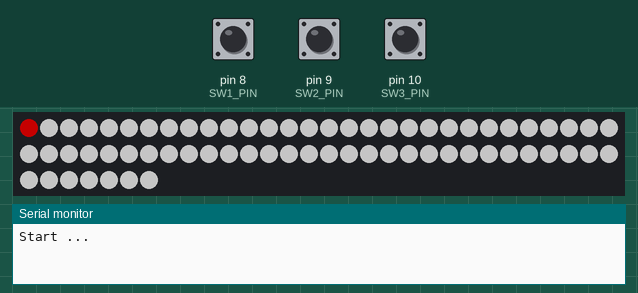
This sketch was run on a simulated Arduino Uno, built with avr-gcc and run on an emulated ATmega328P. Parts: 67 RGB LEDs in strip order, left to right, continuing on the next row, the last lines printed to the serial monitor. The inputs (shaded band) are chosen by the test bench; at power-on: pin 8 (SW1_PIN) HIGH, pin 9 (SW2_PIN) HIGH, pin 10 (SW3_PIN) HIGH. Dim RGB values are drawn brighter than linear; the strip is taken to match the declared colour order.

Above: at 1.2 s.
1.3 s: pin 8 (SW1_PIN) pulled LOW for 0.15 s
2.0 s: pin 9 (SW2_PIN) pulled LOW for 0.15 s
2.7 s: pin 10 (SW3_PIN) pulled LOW for 0.15 s
3.4 s: pin 8 (SW1_PIN) pulled LOW for 1 s
At 4.44 s:
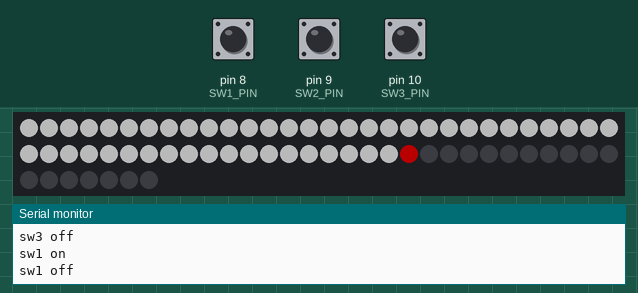
5.0 s: pin 9 (SW2_PIN) pulled LOW for 1 s
6.6 s: pin 10 (SW3_PIN) pulled LOW for 1 s
At 6.78 s:
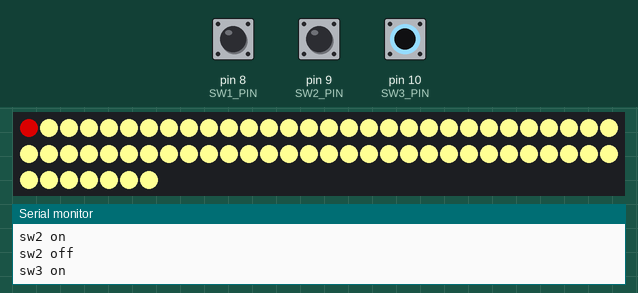
Timing chart, 0 to 9.2 s (numbered marks = the images above; inputs shaded):
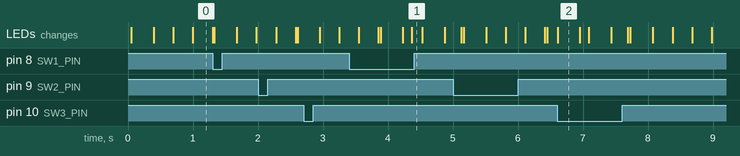

Measured:
- after the input at 3.4 s, the LEDs: first differ from a run without the input after 0.97 s (image 1)

The sketch:

Putris_Immoderata_curio.ino
```cpp
/*  Putris Immoderata - Dual Key Switch
 *  Idea Fab Labs - Chico
 *  Curio
 */

#include <WS2812FX.h>

#define LED_COUNT 67  // Curio
#define LED_PIN 6     // NeoPixel Pin
#define SW1_PIN 8     // 'Key Inserted' Button
#define SW2_PIN 9     // Key Switch One (putris)
#define SW3_PIN 10    // Key Switch Two (vivus)

WS2812FX ws2812fx = WS2812FX(LED_COUNT, LED_PIN, NEO_RGB + NEO_KHZ800);

int sw1State      = HIGH; // current state of sw1
int sw1lastState  = HIGH; // previous state of sw1
int sw2State      = HIGH; // current state of sw2
int sw2lastState  = HIGH; // previous state of sw2
int sw3State      = HIGH; // current state of sw3
int sw3lastState  = HIGH; // previous state of sw3

unsigned long tmrBounce = 0;
const unsigned long BOUNCE_INTERVAL = 10;

bool Running = false;
unsigned long tmrTimeout = 0;
const unsigned long TIMEOUT_INTERVAL = 10000;

void setup() {
  Serial.begin(115200);
  Serial.println("");
  Serial.println("Start ...");

  pinMode(SW1_PIN, INPUT_PULLUP);
  pinMode(SW2_PIN, INPUT_PULLUP);
  pinMode(SW3_PIN, INPUT_PULLUP);

  ws2812fx.init();
  ws2812fx.setBrightness(255);
  ws2812fx.setSegment(0,  0,  0, FX_MODE_FADE, RED, 5000, NO_OPTIONS); // segment 0 is leds 0 - 0
  ws2812fx.setIdleSegment(1,  0,  0, FX_MODE_STATIC, WHITE, 5000, NO_OPTIONS); // segment 0 is leds 0 - 0
// Putris
  ws2812fx.setSegment(2, 1, 33, FX_MODE_FADE,  WHITE, 5000, REVERSE); // segment 1 is leds 1 - 31
  ws2812fx.setIdleSegment(3, 1, 33, FX_MODE_COMET,  COLORS(RED, ORANGE, YELLOW), 1200, NO_OPTIONS); // segment 1 is leds 1 - 31
// Vivus
  ws2812fx.setSegment(4, 34, 66, FX_MODE_FADE,  WHITE, 5000, REVERSE); // segment 1 is leds 1 - 31
  ws2812fx.setIdleSegment(5, 34, 66, FX_MODE_BREATH,  COLORS(DIM(GREEN), BLUE), 1000, NO_OPTIONS); // segment 1 is leds 1 - 31
  ws2812fx.start();
}

void loop() {
  ws2812fx.service();
  process_switches();
}

void process_switches() {
  unsigned long currentMillis = millis();
  if(currentMillis - tmrBounce >= BOUNCE_INTERVAL) {
    sw1State = digitalRead(SW1_PIN);
    sw2State = digitalRead(SW2_PIN);
    sw3State = digitalRead(SW3_PIN);

    // compare the switchs State to its previous state
    if(sw1State != sw1lastState) {
      if(sw1State == LOW) {
        // if the current state is LOW then the button went from off to on:
        Serial.println("sw1 on");
        ws2812fx.swapActiveSegment(0, 1);
      } else {
        // if the current state is HIGH then the button went from on to off:
        Serial.println("sw1 off");
        ws2812fx.swapActiveSegment(1, 0);
      }
      // save the current state as the last state, for next time through the loop
      sw1lastState = sw1State;
    }

    if(sw2State != sw2lastState) { // Putris
      if(sw2State == LOW) {
        // if the current state is LOW then the switch went from off to on:
        Serial.println("sw2 on");
        if(Running) {
          if(ws2812fx.isActiveSegment(5)) {
            ws2812fx.swapActiveSegment(5, 4);
            ws2812fx.swapActiveSegment(2, 3);
          }
        } else {
          ws2812fx.swapActiveSegment(2, 3);
        }
      } else {
        // if the current state is HIGH then the switch went from on to off:
        Serial.println("sw2 off");
        tmrTimeout = currentMillis;
        Running = true;
      }
      // save the current state as the last state, for next time through the loop
      sw2lastState = sw2State;
    }

    if(sw3State != sw3lastState) { // Vivus
      if(sw3State == LOW) {
        // if the current state is LOW then the switch went from off to on:
        Serial.println("sw3 on");
        if(Running) {
          if(ws2812fx.isActiveSegment(3)) {
            ws2812fx.swapActiveSegment(3, 2);
            ws2812fx.swapActiveSegment(4, 5);
          }
        } else {
          ws2812fx.swapActiveSegment(4, 5);
        }
      } else {
        // if the current state is HIGH then the switch went from on to off:
        Serial.println("sw3 off");
        tmrTimeout = currentMillis;
        Running = true;
      }
      // save the current state as the last state, for next time through the loop
      sw3lastState = sw3State;
    }
    tmrBounce = currentMillis;
  }
  if(Running) {
    if(currentMillis - tmrTimeout >= TIMEOUT_INTERVAL) {
      if(ws2812fx.isActiveSegment(3)) {   // if seg[3] is active, switch to seg[2]
        ws2812fx.swapActiveSegment(3, 2);
      } else {                            // else, switch to seg[4]
        ws2812fx.swapActiveSegment(5, 4);
      }
      Running = false;
    }
  }
}
```
